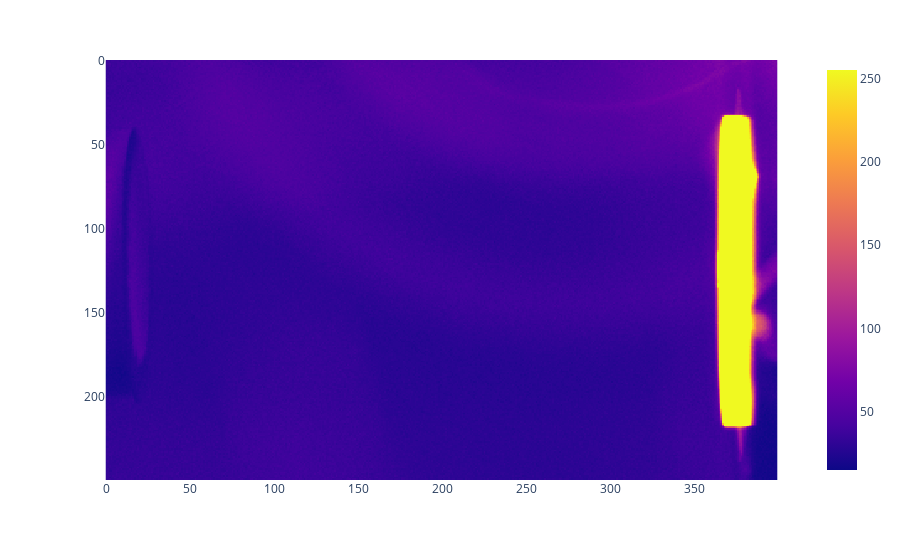

Notebook cell for this chart:
### Code cell
import pandas as pd
import numpy as np
import glob
import sys
sys.path.append('../../../plume_dynamic_analyzer/src/')
from analyze_function import load_plumes_and_align, run_plume_analysis
file_path = 'D:/pld_plumes/SRO_STO_Drexel/YG058_YichenGuo_06292024.h5'
plumes, ds_name, frame_view, fig = load_plumes_and_align(file_path, frame_view_index=0)
fig.show()

coords_path = '../../../data/Plumes/frame_normalization_coords/YG058_coords.npy'
standard_coords_path = '../../../data/Plumes/frame_normalization_coords/standard_coords.npy'
output_csv_path = '../../../data/Plumes/SRO_plume_metrics/YG058_metrics.csv'

coords = np.array([[17,40], [20,200], [366,33], [366,217]])
viz_parms = {'viz':True, 'index':5, 'viz_index':list(np.arange(0, 32, 1)), 'plume_name': ds_name, 'progress_bar':False}
metric_parms = {'time_interval':500e-9, 'threshold_list':[200, 5, 'flexible'], 'rename_dataset':True}

run_plume_analysis(plumes, ds_name, frame_view, coords, coords_path, standard_coords_path, output_csv_path, 
                   viz_parms=viz_parms, metric_parms=metric_parms, align=True)

### Figure 1 — Plotly figure (JSON) as saved in the notebook; plotly's stock layout.template omitted (floating-point values rounded to 4 significant figures; data arrays with more than 128 entries replaced by an {"elided": "..."} marker saying what was removed)
{"data": [{"coloraxis": "coloraxis", "hovertemplate": "x: %{x}<br>y: %{y}<br>color: %{z}<extra></extra>", "name": "0", "type": "heatmap", "xaxis": "x", "yaxis": "y", "z": {"elided": "250x400 int values"}}], "layout": {"coloraxis": {"colorscale": [[0, "#0d0887"], [0.1111, "#46039f"], [0.2222, "#7201a8"], [0.3333, "#9c179e"], [0.4444, "#bd3786"], [0.5556, "#d8576b"], [0.6667, "#ed7953"], [0.7778, "#fb9f3a"], [0.8889, "#fdca26"], [1, "#f0f921"]]}, "margin": {"t": 60}, "xaxis": {"anchor": "y", "constrain": "domain", "domain": [0, 1], "scaleanchor": "y"}, "yaxis": {"anchor": "x", "autorange": "reversed", "constrain": "domain", "domain": [0, 1]}}}
